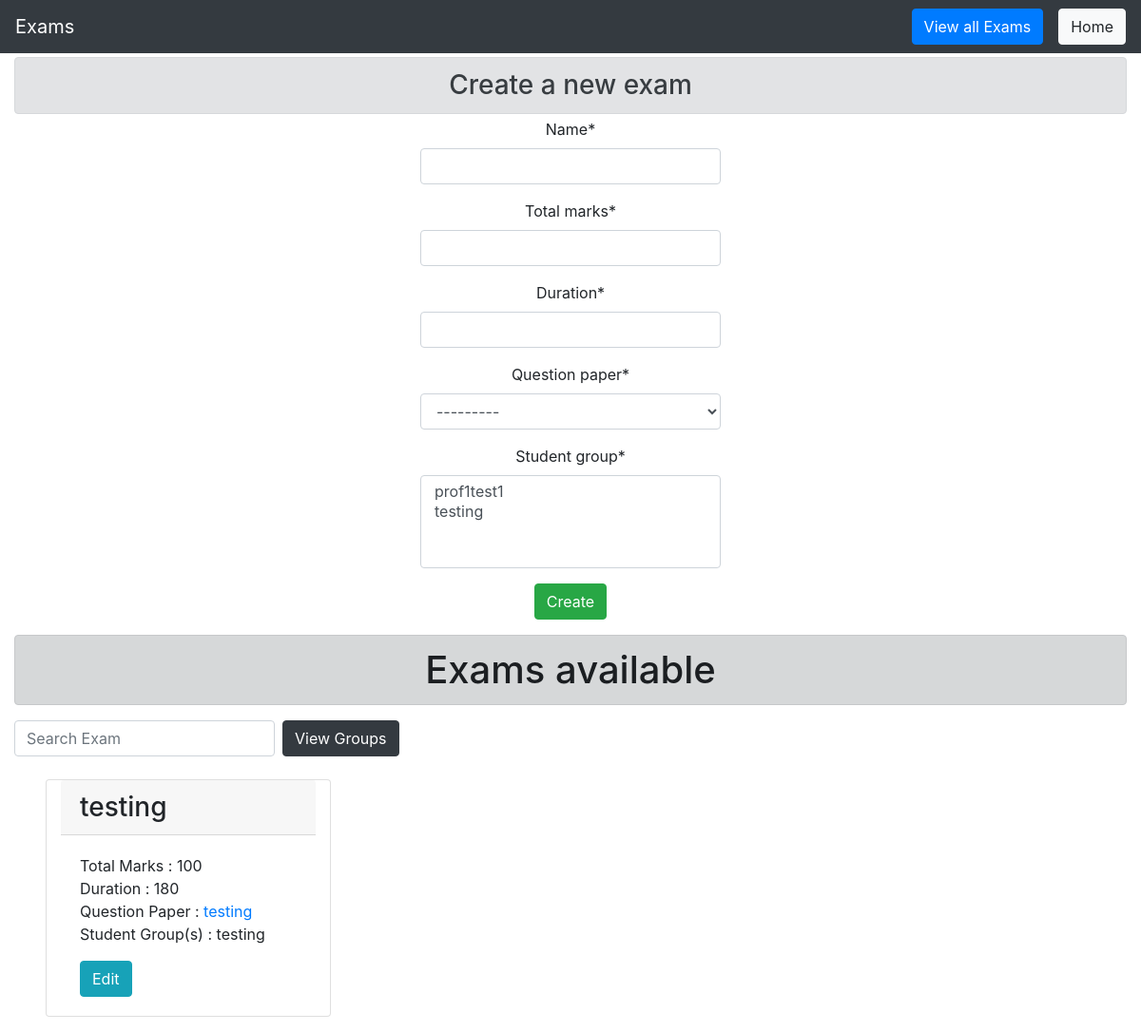
Page /prof/profusername/exams (signed in) on the earlier database version.
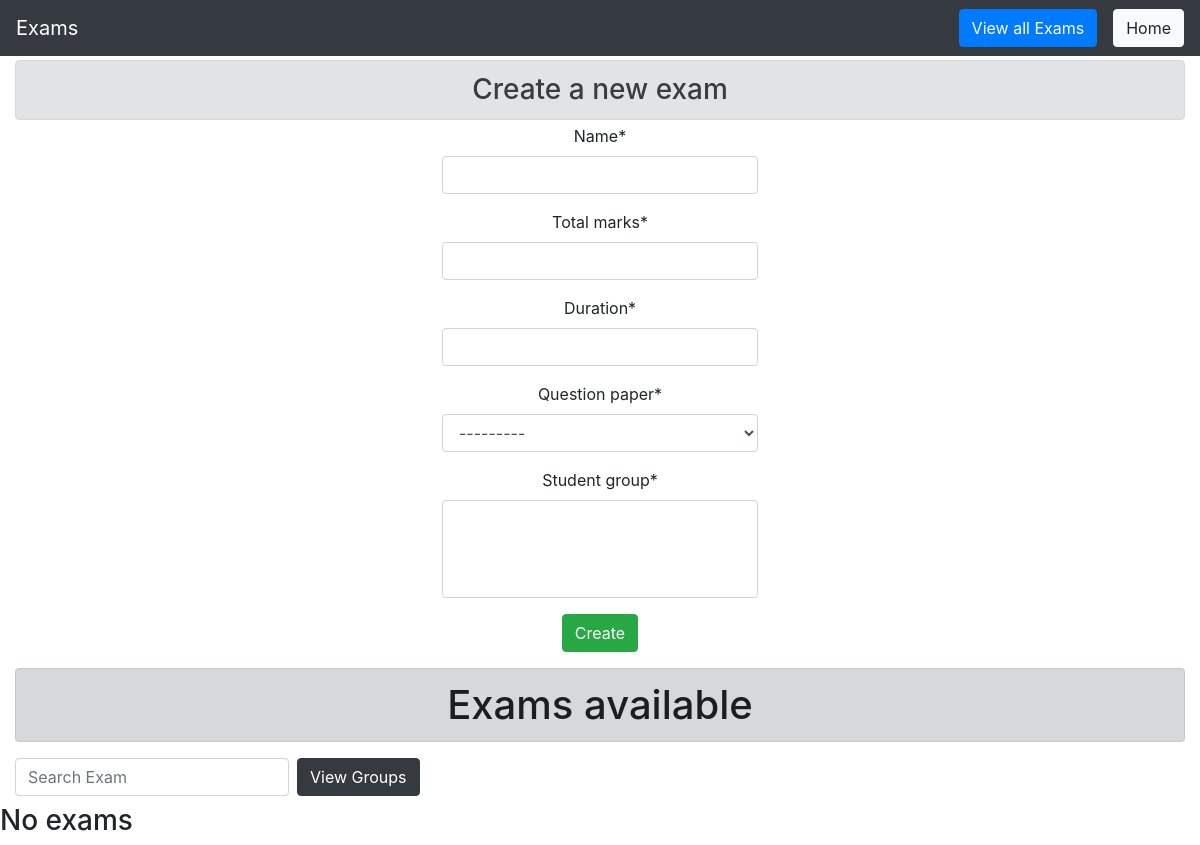
Same page on the later database version.
### main/models.py (models this page shows, shortened)
class Exam_Model(models.Model):
    professor = models.ForeignKey(User, limit_choices_to={
                                  'groups__name': "Professor"}, on_delete=models.CASCADE)
    name = models.CharField(max_length=50)
    total_marks = models.IntegerField()
    duration = models.IntegerField()
    question_paper = models.ForeignKey(
        Question_Paper, on_delete=models.CASCADE, related_name='exam')
    student_group = models.ManyToManyField(Special_Students, related_name='exam')

class Question_Paper(models.Model):
    professor = models.ForeignKey(User, limit_choices_to={
                                  'groups__name': "Professor"}, on_delete=models.CASCADE)
    qPaperTitle = models.CharField(max_length=100)
    questions = models.ManyToManyField(Question_DB)
    def __str__(self):
        return f' Question Paper Title :- {self.qPaperTitle}\n'

class Special_Students(models.Model):
    professor = models.ForeignKey(User, limit_choices_to={
                                  'groups__name': "Professor"}, on_delete=models.CASCADE)
    category_name = models.CharField(max_length=10)
    students = models.ManyToManyField(User, limit_choices_to={'groups__name': "Stud"}, related_name='group')
    def __str__(self):
        return self.category_name

### prof/views/exam.py (the view, shortened to what this page needs)
def view_exams(request, prof_username):
    prof = User.objects.get(username=prof_username)
    if request.user == prof:
        new_Form = ExamForm()
        new_Form.fields["student_group"].queryset = Special_Students.objects.filter(
            professor=prof)
        new_Form.fields["question_paper"].queryset = Question_Paper.objects.filter(
            professor=prof)
        exams = Exam_Model.objects.filter(professor=prof)
        return render(request, 'prof/exam/view_exams.html', {
            'exams': exams, 'examform': new_Form, 'prof': prof,
        })
    else:
        return HttpResponseForbidden("You are not allowed to view this page. Please change url to original values to return.")

### main/models.py
class ExamForm(ModelForm):
    class Meta:
        model = Exam_Model
        fields = '__all__'
        exclude = ['professor']

### prof/templates/prof/exam/view_exams.html (shortened to what this page needs)
{% load crispy_forms_tags %}
{% load static %}
<!DOCTYPE html>
<html lang="en">
<head>
    <link rel="stylesheet" href="https://maxcdn.bootstrapcdn.com/bootstrap/4.2.1/css/bootstrap.min.css">
    <link rel="stylesheet" href="https://stackpath.bootstrapcdn.com/font-awesome/4.7.0/css/font-awesome.min.css">
    <link href="//cdn.bootcss.com/bootstrap-datetimepicker/4.17.44/css/bootstrap-datetimepicker.min.css"
        rel="stylesheet">
</head>
<body>
    <nav class="navbar navbar-expand-lg navbar-dark bg-dark">
        <a class="navbar-brand" href="#">Exams</a>
        <div class="collapse navbar-collapse" id="navbarSupportedContent">
            <ul class="navbar-nav mr-auto">
                <li class="nav-item active">
                    <a class="nav-link" href="#"><span class="sr-only">(current)</span></a>
                </li>
            </ul>
            <button type="button" class="btn btn-primary mx-3" id="updateButton"
                onclick="smoothScroll(document.getElementById('exams'))">View all Exams</button>
            <a class="btn btn-light " href="{% url 'prof:index' prof.username %}">Home</a>
        </div>
    </nav>
    <div class="container-fluid">
        <h3 class="alert alert-secondary my-1" align="center">Create a new exam</h3>
        <div align='center'>
            <div class="container d-flex h-100 row justify-content-center col-20">
                <form align='center' method="POST">
                    {{ examform|crispy }}
                    <input class="btn btn-success" type="submit" value="Create">
                </form>
            </div>
        </div>
        <div id='exams'>
            <h1 class="alert alert-dark my-3" align="center">Exams available</h1>
            <form class="form-inline my-2">
                <input id="searchExam" class="form-control mr-sm-2" type="search" placeholder="Search Exam"
                    aria-label="Search">
                <a class="btn btn-dark" href="{% url 'prof:view_groups' prof.username %}" target="_blank">View
                    Groups</a>
            </form>
            <div class="row">
                {% for t in exams %}
                <div class="card my-3 mx-5 col-sm-3">
                    <h3 class="card-header">{{ t.name }}</h3>
                    <div class="card-body">
                        <p class="card-text">
                            Total Marks : {{t.total_marks}}<br>
                            Duration : {{t.duration}}<br>
                            Question Paper : <a
                                href="{% url 'prof:view_specific_paper' prof.username t.question_paper.id %}">{{ t.question_paper.qPaperTitle }}</a><br>
                            Student Group(s) :
                            {% for group in t.student_group.all %}
                            {{ group.category_name }}
                            {% endfor %}
                        </p>
                        <a href="{% url 'prof:edit_exam' prof.username t.id %}" class="card-link btn btn-info">Edit</a>
                    </div>
                </div>
                {% empty %}
                <h3>No exams</h3>
                {% endfor %}
            </div>
        </div>
    </div>
</body>
</html>

Differences in the rows shown:
removed Exam_Model: name "testing", total_marks "100", duration "180", question_paper.qPaperTitle "testing"
removed Special_Students: category_name "testing"
Other differences:
form field student_group: "prof1test1 / testing" → (not shown)
text now shown: "No exams"
